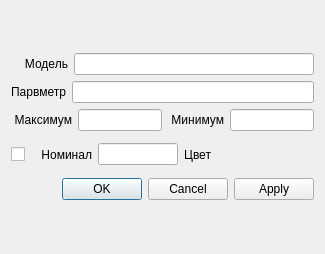
<?xml version="1.0" encoding="UTF-8"?>
<ui version="4.0">
 <class>TrendVarProp</class>
 <widget class="QDialog" name="TrendVarProp">
  <property name="windowModality">
   <enum>Qt::WindowModality::ApplicationModal</enum>
  </property>
  <property name="geometry">
   <rect>
    <x>0</x>
    <y>0</y>
    <width>325</width>
    <height>254</height>
   </rect>
  </property>
  <property name="windowTitle">
   <string/>
  </property>
  <property name="layoutDirection">
   <enum>Qt::LayoutDirection::LeftToRight</enum>
  </property>
  <property name="modal">
   <bool>false</bool>
  </property>
  <layout class="QVBoxLayout" name="verticalLayout_2">
   <item>
    <layout class="QVBoxLayout" name="verticalLayout">
     <item>
      <layout class="QHBoxLayout" name="horizontalLayout">
       <item>
        <widget class="QLabel" name="label">
         <property name="text">
          <string>    Модель</string>
         </property>
         <property name="alignment">
          <set>Qt::AlignmentFlag::AlignRight|Qt::AlignmentFlag::AlignTrailing|Qt::AlignmentFlag::AlignVCenter</set>
         </property>
        </widget>
       </item>
       <item>
        <widget class="QLineEdit" name="Object"/>
       </item>
      </layout>
     </item>
     <item>
      <layout class="QHBoxLayout" name="horizontalLayout_2">
       <item>
        <widget class="QLabel" name="label_2">
         <property name="text">
          <string>Парвметр</string>
         </property>
         <property name="alignment">
          <set>Qt::AlignmentFlag::AlignRight|Qt::AlignmentFlag::AlignTrailing|Qt::AlignmentFlag::AlignVCenter</set>
         </property>
        </widget>
       </item>
       <item>
        <widget class="QLineEdit" name="Param"/>
       </item>
      </layout>
     </item>
     <item>
      <layout class="QHBoxLayout" name="horizontalLayout_5">
       <item>
        <layout class="QHBoxLayout" name="horizontalLayout_3">
         <item>
          <widget class="QLabel" name="label_3">
           <property name="text">
            <string> Максимум</string>
           </property>
           <property name="alignment">
            <set>Qt::AlignmentFlag::AlignRight|Qt::AlignmentFlag::AlignTrailing|Qt::AlignmentFlag::AlignVCenter</set>
           </property>
          </widget>
         </item>
         <item>
          <widget class="QLineEdit" name="Max"/>
         </item>
        </layout>
       </item>
       <item>
        <layout class="QHBoxLayout" name="horizontalLayout_4">
         <item>
          <widget class="QLabel" name="label_4">
           <property name="text">
            <string> Минимум</string>
           </property>
           <property name="alignment">
            <set>Qt::AlignmentFlag::AlignRight|Qt::AlignmentFlag::AlignTrailing|Qt::AlignmentFlag::AlignVCenter</set>
           </property>
          </widget>
         </item>
         <item>
          <widget class="QLineEdit" name="Min"/>
         </item>
        </layout>
       </item>
      </layout>
     </item>
     <item>
      <layout class="QHBoxLayout" name="horizontalLayout_7">
       <item>
        <widget class="QCheckBox" name="UseNom">
         <property name="text">
          <string/>
         </property>
        </widget>
       </item>
       <item>
        <layout class="QHBoxLayout" name="horizontalLayout_6">
         <item>
          <widget class="QLabel" name="label_5">
           <property name="text">
            <string>   Номинал</string>
           </property>
           <property name="alignment">
            <set>Qt::AlignmentFlag::AlignRight|Qt::AlignmentFlag::AlignTrailing|Qt::AlignmentFlag::AlignVCenter</set>
           </property>
          </widget>
         </item>
         <item>
          <widget class="QLineEdit" name="Nom">
           <property name="maximumSize">
            <size>
             <width>80</width>
             <height>16777215</height>
            </size>
           </property>
          </widget>
         </item>
        </layout>
       </item>
       <item>
        <layout class="QHBoxLayout" name="horizontalLayout_8">
         <item>
          <widget class="QLabel" name="label_7">
           <property name="text">
            <string>Цвет</string>
           </property>
           <property name="alignment">
            <set>Qt::AlignmentFlag::AlignRight|Qt::AlignmentFlag::AlignTrailing|Qt::AlignmentFlag::AlignVCenter</set>
           </property>
          </widget>
         </item>
         <item>
          <widget class="DialColor" name="color" native="true">
           <property name="minimumSize">
            <size>
             <width>35</width>
             <height>35</height>
            </size>
           </property>
           <property name="maximumSize">
            <size>
             <width>35</width>
             <height>35</height>
            </size>
           </property>
          </widget>
         </item>
        </layout>
       </item>
       <item>
        <spacer name="horizontalSpacer">
         <property name="orientation">
          <enum>Qt::Orientation::Horizontal</enum>
         </property>
         <property name="sizeHint" stdset="0">
          <size>
           <width>40</width>
           <height>20</height>
          </size>
         </property>
        </spacer>
       </item>
      </layout>
     </item>
     <item>
      <widget class="QDialogButtonBox" name="buttonBox">
       <property name="orientation">
        <enum>Qt::Orientation::Horizontal</enum>
       </property>
       <property name="standardButtons">
        <set>QDialogButtonBox::StandardButton::Apply|QDialogButtonBox::StandardButton::Cancel|QDialogButtonBox::StandardButton::Ok</set>
       </property>
      </widget>
     </item>
    </layout>
   </item>
  </layout>
 </widget>
 <customwidgets>
  <customwidget>
   <class>DialColor</class>
   <extends>QWidget</extends>
   <header location="global">dialcolor.h</header>
   <container>1</container>
  </customwidget>
 </customwidgets>
 <resources/>
 <connections>
  <connection>
   <sender>buttonBox</sender>
   <signal>accepted()</signal>
   <receiver>TrendVarProp</receiver>
   <slot>accept()</slot>
   <hints>
    <hint type="sourcelabel">
     <x>248</x>
     <y>254</y>
    </hint>
    <hint type="destinationlabel">
     <x>157</x>
     <y>274</y>
    </hint>
   </hints>
  </connection>
  <connection>
   <sender>buttonBox</sender>
   <signal>rejected()</signal>
   <receiver>TrendVarProp</receiver>
   <slot>reject()</slot>
   <hints>
    <hint type="sourcelabel">
     <x>316</x>
     <y>260</y>
    </hint>
    <hint type="destinationlabel">
     <x>286</x>
     <y>274</y>
    </hint>
   </hints>
  </connection>
 </connections>
</ui>
